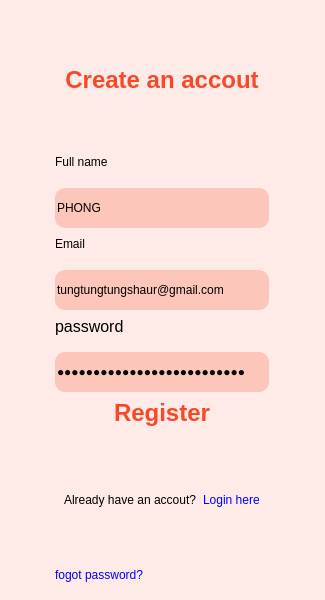
<?xml version="1.0" encoding="UTF-8"?>
<ui version="4.0">
 <class>MainWindow</class>
 <widget class="QMainWindow" name="MainWindow">
  <property name="geometry">
   <rect>
    <x>0</x>
    <y>0</y>
    <width>325</width>
    <height>600</height>
   </rect>
  </property>
  <property name="sizePolicy">
   <sizepolicy hsizetype="Fixed" vsizetype="Fixed">
    <horstretch>0</horstretch>
    <verstretch>0</verstretch>
   </sizepolicy>
  </property>
  <property name="minimumSize">
   <size>
    <width>300</width>
    <height>600</height>
   </size>
  </property>
  <property name="maximumSize">
   <size>
    <width>600</width>
    <height>600</height>
   </size>
  </property>
  <property name="font">
   <font>
    <kerning>true</kerning>
   </font>
  </property>
  <property name="windowTitle">
   <string>MainWindow</string>
  </property>
  <property name="animated">
   <bool>true</bool>
  </property>
  <widget class="QWidget" name="centralwidget">
   <property name="styleSheet">
    <string notr="true">#centralwidget {
	background: #FEEBE7;
}

#title {
	color: #F54927;
}

#email, #password, #full_name {
	background: #FCC6BB;
	border: none;
	outline: none;
	border-radius: 10px;
	min-height: 40px;
}

#login {
	color: #F54927;
	border: none;
	outline: none;
	border-radius: 10px;
	min-height: 40px;
}

#login:hover {
	color: #FEEBE7;
	background: #F54927;
}

#forgot_pass, #nav_register {
	color: blue;
	background: transparent;
	border: none;
	outline: none;	
	text-align: left; 
}</string>
   </property>
   <layout class="QHBoxLayout" name="horizontalLayout">
    <item>
     <widget class="QWidget" name="widget" native="true">
      <property name="sizePolicy">
       <sizepolicy hsizetype="Fixed" vsizetype="Preferred">
        <horstretch>0</horstretch>
        <verstretch>0</verstretch>
       </sizepolicy>
      </property>
      <layout class="QVBoxLayout" name="verticalLayout">
       <item>
        <widget class="QLabel" name="title">
         <property name="font">
          <font>
           <pointsize>18</pointsize>
           <weight>75</weight>
           <bold>true</bold>
          </font>
         </property>
         <property name="text">
          <string>Create an accout</string>
         </property>
         <property name="alignment">
          <set>Qt::AlignCenter</set>
         </property>
        </widget>
       </item>
       <item>
        <widget class="QLabel" name="label_7">
         <property name="minimumSize">
          <size>
           <width>0</width>
           <height>30</height>
          </size>
         </property>
         <property name="maximumSize">
          <size>
           <width>16777215</width>
           <height>30</height>
          </size>
         </property>
         <property name="font">
          <font>
           <family>Arial</family>
          </font>
         </property>
         <property name="text">
          <string>Full name</string>
         </property>
        </widget>
       </item>
       <item>
        <widget class="QLineEdit" name="full_name">
         <property name="minimumSize">
          <size>
           <width>0</width>
           <height>40</height>
          </size>
         </property>
         <property name="maximumSize">
          <size>
           <width>16777215</width>
           <height>30</height>
          </size>
         </property>
         <property name="text">
          <string>PHONG</string>
         </property>
        </widget>
       </item>
       <item>
        <widget class="QLabel" name="label_3">
         <property name="minimumSize">
          <size>
           <width>0</width>
           <height>30</height>
          </size>
         </property>
         <property name="maximumSize">
          <size>
           <width>16777215</width>
           <height>30</height>
          </size>
         </property>
         <property name="font">
          <font>
           <family>Arial</family>
          </font>
         </property>
         <property name="text">
          <string>Email</string>
         </property>
        </widget>
       </item>
       <item>
        <widget class="QLineEdit" name="email">
         <property name="minimumSize">
          <size>
           <width>0</width>
           <height>40</height>
          </size>
         </property>
         <property name="maximumSize">
          <size>
           <width>16777215</width>
           <height>30</height>
          </size>
         </property>
         <property name="text">
          <string>tungtungtungshaur@gmail.com</string>
         </property>
        </widget>
       </item>
       <item>
        <widget class="QLabel" name="label_5">
         <property name="minimumSize">
          <size>
           <width>0</width>
           <height>30</height>
          </size>
         </property>
         <property name="maximumSize">
          <size>
           <width>16777215</width>
           <height>30</height>
          </size>
         </property>
         <property name="font">
          <font>
           <family>Arial</family>
           <pointsize>12</pointsize>
          </font>
         </property>
         <property name="text">
          <string>password</string>
         </property>
        </widget>
       </item>
       <item>
        <widget class="QLineEdit" name="password">
         <property name="minimumSize">
          <size>
           <width>0</width>
           <height>40</height>
          </size>
         </property>
         <property name="maximumSize">
          <size>
           <width>16777215</width>
           <height>30</height>
          </size>
         </property>
         <property name="text">
          <string>23223324234333333333333333</string>
         </property>
         <property name="echoMode">
          <enum>QLineEdit::Password</enum>
         </property>
        </widget>
       </item>
       <item>
        <widget class="QPushButton" name="login">
         <property name="font">
          <font>
           <family>Arial</family>
           <pointsize>18</pointsize>
           <weight>75</weight>
           <bold>true</bold>
          </font>
         </property>
         <property name="text">
          <string>Register</string>
         </property>
        </widget>
       </item>
       <item>
        <widget class="QWidget" name="widget_3" native="true">
         <layout class="QHBoxLayout" name="horizontalLayout_2" stretch="0,1">
          <item>
           <widget class="QLabel" name="label_4">
            <property name="minimumSize">
             <size>
              <width>0</width>
              <height>30</height>
             </size>
            </property>
            <property name="maximumSize">
             <size>
              <width>16777215</width>
              <height>30</height>
             </size>
            </property>
            <property name="font">
             <font>
              <family>Arial</family>
              <pointsize>9</pointsize>
             </font>
            </property>
            <property name="text">
             <string>Already have an accout?</string>
            </property>
           </widget>
          </item>
          <item>
           <widget class="QPushButton" name="nav_register">
            <property name="font">
             <font>
              <family>Arial</family>
              <pointsize>9</pointsize>
             </font>
            </property>
            <property name="text">
             <string>Login here</string>
            </property>
           </widget>
          </item>
         </layout>
        </widget>
       </item>
       <item>
        <widget class="QPushButton" name="forgot_pass">
         <property name="text">
          <string>fogot password?</string>
         </property>
        </widget>
       </item>
      </layout>
     </widget>
    </item>
   </layout>
  </widget>
 </widget>
 <resources/>
 <connections/>
</ui>
